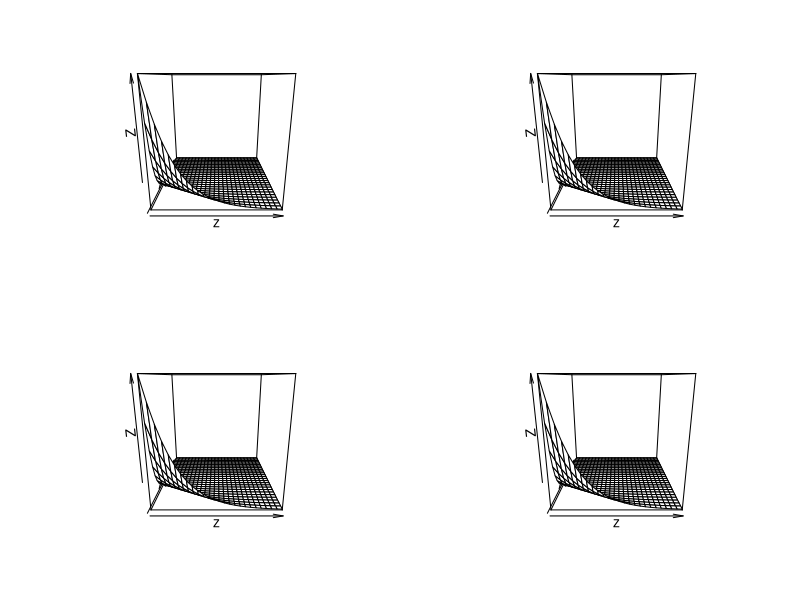
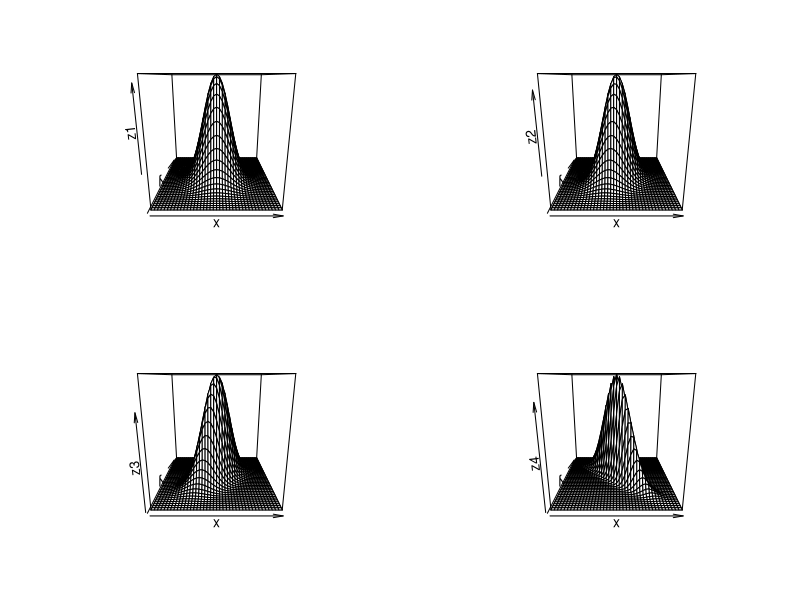
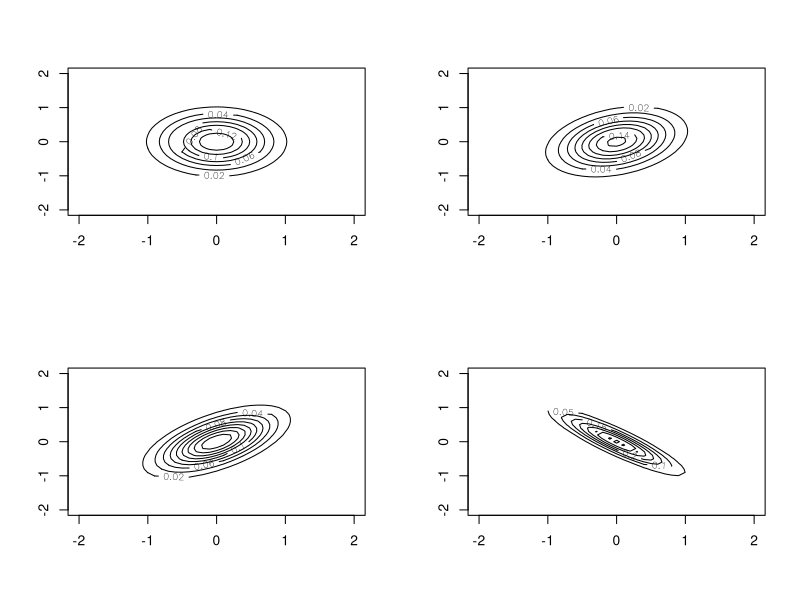

Reproduce these figures in R, in order.
### Example of a joint density.

x = seq(0,5,0.2)
y = x
f = function(x,y){ 2*exp(-x)*exp(-2*y) }
z = outer(x,y,f)

X11()
par(mfrow=c(2,2))

persp(z)
persp(z,eye=c(5,-1,3))
persp(z,eye=c(-1,5,3))
persp(z,eye=c(5,5,3))

### Example of plotting the joint normal distribution. 

x = seq(-2,2,0.1)
y = seq(-2,2,0.1)

X11()
par(mfrow=c(2,2))

bvn = function(x,y){
	mu1 = 0
	sigma1 = 1
	mu2 = 0
	sigma2 = 1
	rho = 0
	((2*pi*sigma1*sigma2*sqrt(1-rho^2))^(-1))*
			exp( -(2*((1-rho^2))^(-1)) * ( (x-mu1)^2/sigma1^2 + (y-mu2)^2/sigma2^2
			- ( (2*rho*(x-mu1)*(y-mu2) )/ (sigma1*sigma2) ) ) )
}

z1 = outer(x,y,bvn)
persp(x,y,z1)

bvn = function(x,y){
	mu1 = 0
	sigma1 = 1
	mu2 = 0
	sigma2 = 1
	rho = 0.3
	((2*pi*sigma1*sigma2*sqrt(1-rho^2))^(-1))*
			exp( -(2*((1-rho^2))^(-1)) * ( (x-mu1)^2/sigma1^2 + (y-mu2)^2/sigma2^2
			- ( (2*rho*(x-mu1)*(y-mu2) )/ (sigma1*sigma2) ) ) )
}

z2 = outer(x,y,bvn)
persp(x,y,z2)

bvn = function(x,y){
	mu1 = 0
	sigma1 = 1
	mu2 = 0
	sigma2 = 1
	rho = 0.6
	((2*pi*sigma1*sigma2*sqrt(1-rho^2))^(-1))*
			exp( -(2*((1-rho^2))^(-1)) * ( (x-mu1)^2/sigma1^2 + (y-mu2)^2/sigma2^2
			- ( (2*rho*(x-mu1)*(y-mu2) )/ (sigma1*sigma2) ) ) )
}

z3 = outer(x,y,bvn)
persp(x,y,z3)

bvn = function(x,y){
	mu1 = 0
	sigma1 = 1
	mu2 = 0
	sigma2 = 1
	rho = -0.9
	((2*pi*sigma1*sigma2*sqrt(1-rho^2))^(-1))*
			exp( -(2*(1-rho^2)^(-1)) * ( (x-mu1)^2/sigma1^2 + (y-mu2)^2/sigma2^2
			- ( (2*rho*(x-mu1)*(y-mu2) )/ (sigma1*sigma2) ) ) )
}

z4 = outer(x,y,bvn)
persp(x,y,z4)

X11()
par(mfrow=c(2,2))

contour(x,y,z1)
contour(x,y,z2)
contour(x,y,z3)
contour(x,y,z4)




